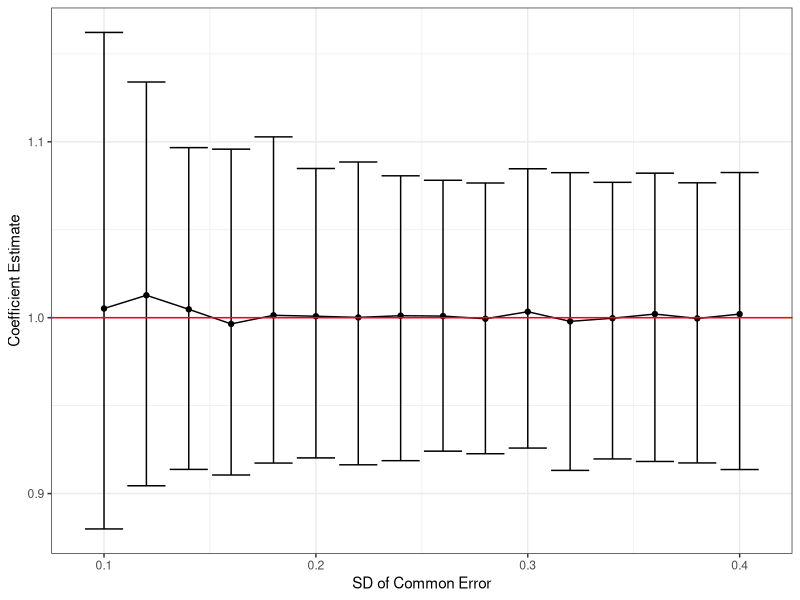

Here is the R script that generated this plot:
# Simulation of EnsembleIV extension w.r.t. Peripheral Feature Challenge

# Data Generation Process:
# Ground truth is "actual"
# A pair of prediction variables X1 and X2, each as X plus a prediction error term e1 and e2
# e1 and e2 shares a common term so that prediction variables are not perfect IVs for each other
# A peripheral variable that is the sum of prediction errors in X1 and X2 and some random noise
# Simulate a regression where the peripheral variable is part of the error term
# N: sample size
# e_sd: sd of prediction error, which will determine the strength of correlation between prediction error and peripheral variable
make_data = function(N, e_sd) {
  actual = rnorm(N)
  e = rnorm(N, sd = 0.1)
  e1 = rnorm(N, sd = e_sd)
  e2 = rnorm(N, sd = e_sd)
  X1 = actual + e1 + e
  X2 = actual + e2 + e
  Perf = e1 + e2 + rnorm(N, sd = 0.2)
  # simulate regression data
  W = runif(N)
  eps = Perf + rnorm(N)
  Y = 1 + actual + 0.5*W + eps

  return(data.frame(actual = actual, e1 = e1, e2 = e2, X1 = X1, X2 = X2, Perf = Perf, W = W, Y = Y))
}


# modify the IV transformation step to account for correlation with eps
# need data_train now because need to approximate beta and residual
IIVCreate_Valid = function(data_train, data_test, data_unlabel, regressor, candidates) {
  data_unlabel_new = data_unlabel
  # perform IV creation and transformation
  x_unlabel = data_unlabel[,regressor]
  x_test = data_test[,regressor]
  focal_error = x_test - data_test$actual
  sigma_x = stats::sd(x_test)
  cov_xe = stats::cov(x_test, focal_error)
  # estimate ols on data_train and get residual on data_test
  model_ols = lm(Y ~ actual + W, data = data_train)
  resid_test = data_test$Y - predict(model_ols, data_test)
  beta_est = coef(model_ols)["actual"]
  cov_xeps = stats::cov(x_test, resid_test)
  for (candidate in candidates) {
    z_test = data_test[,candidate]
    z_unlabel = data_unlabel[,candidate]
    sigma_z = stats::sd(z_test)
    cov_ze = stats::cov(z_test, focal_error)
    cov_zeps = stats::cov(z_test, resid_test)
    # updated lambda calculation
    lambda = ((cov_zeps - beta_est*cov_ze) / (cov_xeps - beta_est*cov_xe)) * (sigma_x / sigma_z)
    # transform the corresponding IV in the unlabeled dataset
    data_unlabel_new[,candidate] = sigma_x*z_unlabel - lambda*sigma_z*x_unlabel
  }
  return(data_unlabel_new = data_unlabel_new)
}


# Estimation
# for simplicity, assume X1 as endogenous variable and X2 as candidate IV
# Fix sample size and change strength of correlation
# Suppose N_train = 3000, N_test = 1000, N_unlabel = 10000
# Repeat for varying correlation strength between prediction error and peripheral variable
# for each e_sd, repeat 500 times to obtain coverage statistic of IV estimates
library(AER)
set.seed(123456)
N = 14000
n_iter = 500
grid = 5:20/50  # starting with 0.1 as original IV transformation becomes insufficient
results = data.frame()
for (e_sd in grid) {
  est_beta = c()
  coverage = 0
  for (k in 1:n_iter) {
    data = make_data(N, e_sd)
    data_train = data[1:3000,]
    data_test = data[3001:4000,]
    data_unlabel = data[4001:N,]
    # perform new IV transformation
    data_unlabel_new = IIVCreate_Valid(data_train, data_test, data_unlabel, "X1", "X2")
    # now proceed to IV estimation and store results
    model_iv = ivreg(Y ~ X1 + W | X2 + W, data = data_unlabel_new)
    est_beta = c(est_beta, coef(model_iv)["X1"])
    CI = confint(model_iv)["X1",]
    if (CI[1] <= 1 & CI[2] >= 1) {
      coverage = coverage + 1
    }
  }
  # print results
  cat(paste0("e_sd is ", e_sd, "\n"))
  cat(paste0("IV estimate is ", mean(est_beta), " with sd ", sd(est_beta), "\n"))
  cat(paste0("Coverage rate is ", coverage / n_iter, "\n"))
  # store results for visualization
  results = rbind(results, c(
    e_sd = e_sd,
    beta = mean(est_beta),
    CI_low = quantile(est_beta, 0.025),
    CI_high = quantile(est_beta, 0.975)
  ))
}

# visualization
library(ggplot2)

colnames(results) = c("e_sd", "beta", "CI_low", "CI_high")

ggplot(results, aes(x = e_sd, y = beta)) +
  geom_point(size = 1.5) + geom_line() +
  geom_errorbar(aes(ymin = CI_low, ymax = CI_high)) +
  geom_hline(yintercept = 1, color = "red") +
  labs(x = "SD of Common Error", y = "Coefficient Estimate") +
  theme_bw()
